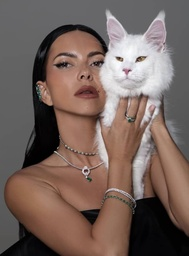
#> input picture notebook/inna.jpeg, 189 x 256 px, shrunk from 642 x 871 before the run
$ jupyter execute meanshift_clustering.ipynb
#> lines starting #> are read from the running program, lines starting #| are printed output that depends on the picture
# IMPORT LIBS

[cell 1]
import pandas as pd
import numpy as np
import warnings
import cv2 as cv2
import matplotlib.pyplot as plt
from sklearn.cluster import MeanShift, estimate_bandwidth
import urllib.request
from PIL import Image

# IMPORT DATA

[cell 2]
image = cv2.imread("inna.jpeg")
#> image is the input picture: shape (256, 189, 3); mean B, G, R 92.8, 99.6, 118
if image is None:
    print("Image not found")
else:
    image_rgb = cv2.cvtColor(image, cv2.COLOR_BGR2RGB)

[cell 3]
image_rgb = np.array(image_rgb)

[cell 4]
plt.imshow(image_rgb)
plt.show()

## Convertion of BGR image to RGB image

[cell 5]
img = cv2.medianBlur(image_rgb, 7)
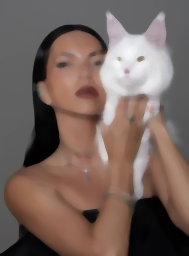
#> img: shape (256, 189, 3); mean R, G, B 118.8, 100.2, 93.2
plt.imshow(cv2.cvtColor(img, cv2.COLOR_BGR2RGB))
plt.show()
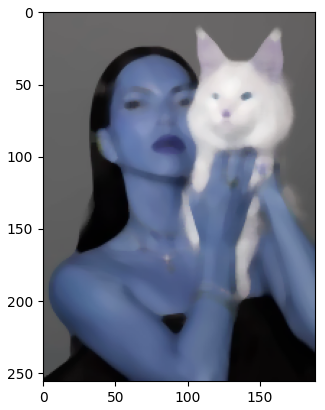
#> figure drawn by matplotlib, 1 panel; B, G, R data is drawn as R, G, B

[cell 6]
img = image_rgb.reshape((-1,3))
display(img.shape)

[cell 7]
img = np.float32(img)
img.dtype

[cell 8]
ms = MeanShift(bandwidth=estimate_bandwidth(img, quantile=0.1, n_samples = 2000), bin_seeding=True)
ms.fit(img)

[cell 9]
clusters = ms.predict(img)
clusters

[cell 10]
labeled = ms.labels_
labeled

[cell 11]
img_array = np.unique(labeled)
#> img_array = [0, 1, 2, 3]
img_array
#> Out = [0, 1, 2, 3]

[cell 12]
ms.cluster_centers_
#> Out = [[98.18, 97.79, 98.55], [147.6, 106.4, 88.21], [7.04, 5.86, 6.7], [220.7, 219, 221.7]]

[cell 13]
cluster_int8 = np.uint8(ms.cluster_centers_)
#> cluster_int8 = [[98, 97, 98], [147, 106, 88], [7, 5, 6], [220, 219, 221]]
cluster_int8
#> Out has the same summary as cluster_int8

[cell 14]
result=np.zeros(img.shape,dtype=np.uint8)
for label in img_array:
  result[labeled==label,:] = cluster_int8[label,:]
#> this loop made 4 passes
result.shape
#> Out = (48384, 3)

[cell 15]
result=result.reshape(image_rgb.shape)
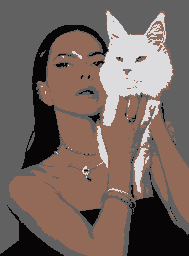
#> result: shape (256, 189, 3); mean R, G, B 116.9, 100.7, 94.7
result.shape
#> Out = (256, 189, 3)

[cell 16]
plt.imshow(result)

[cell 17]
for label in img_array:
  result=np.zeros(img.shape,dtype=np.uint8)
  result[labeled==label,:] = cluster_int8[label,:]
  plt.imshow(result.reshape(image_rgb.shape))
  plt.show()
#> this loop made 4 passes
#> pass 1, `plt.show()`:
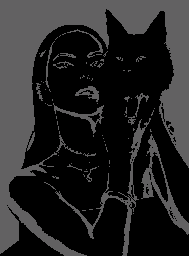
#> shown: shape (256, 189, 3); mean R, G, B 36.8, 36.4, 36.8
#> pass 2, `plt.show()`:
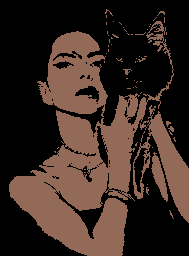
#> shown: shape (256, 189, 3); mean R, G, B 55.3, 39.9, 33.1
